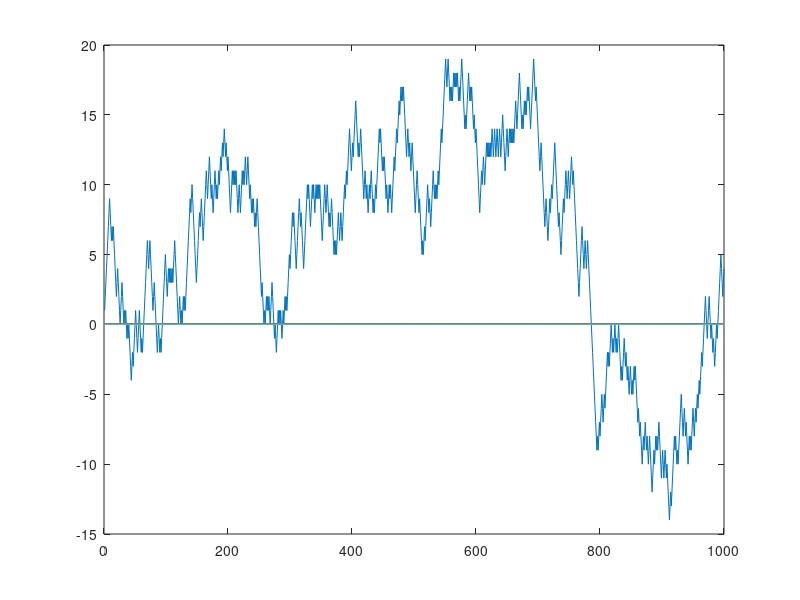

MATLAB code to generate this figure:
clear

n = 1000;
x = zeros(n);
curr = 0;

for i = 1:n
    
    if rand < 0.5
        curr = curr + 1;
    else
        curr = curr - 1;
    end
    x(i) = curr;
end

plot(x)
